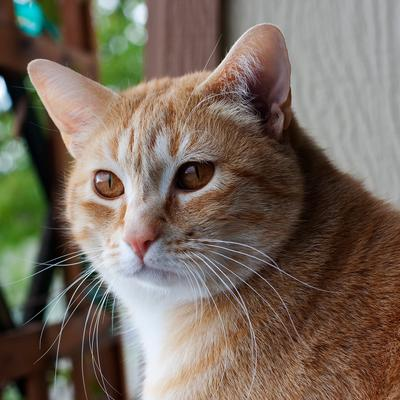
//> input picture exercicio7/gato.jpg, 400 x 400 px
$ ./filtro_homomorfico gato.jpg   (built with g++ and OpenCV 4)
//> lines starting //> are read from the running program, lines starting //| are printed output that depends on the picture
#include <iostream>
#include <opencv2/opencv.hpp>
#include <vector>

#define RADIUS 20

  cv::Mat complexImage, tmp, filter, padded;
  std::vector<cv::Mat> planos;

  int gammaH_slider = 70;
  int gammaH_slider_max = 200;

  int gammaL_slider = 10;
  int gammaL_slider_max = 200;

  //variavel C
  int c_slider = 10;
  int c_slider_max = 200;

  //variavel D0
  int d0_slider = 180;
  int d0_slider_max = 200;

  // valores ideais dos tamanhos da imagem
  // para calculo da DFT
  int dft_M, dft_N;

// troca os quadrantes da imagem da DFT
void deslocaDFT(cv::Mat& image) {
  cv::Mat tmp, A, B, C, D;
  // se a imagem tiver tamanho impar, recorta a regiao para
  // evitar cópias de tamanho desigual
  image = image(cv::Rect(0, 0, image.cols & -2, image.rows & -2));
  int cx = image.cols / 2;
  int cy = image.rows / 2;
  // reorganiza os quadrantes da transformada
  // A B   ->  D C
  // C D       B A
  A = image(cv::Rect(0, 0, cx, cy));
  B = image(cv::Rect(cx, 0, cx, cy));
  C = image(cv::Rect(0, cy, cx, cy));
  D = image(cv::Rect(cx, cy, cx, cy));
  // A <-> D
  A.copyTo(tmp);
  D.copyTo(A);
  tmp.copyTo(D);
  // C <-> B
  C.copyTo(tmp);
  B.copyTo(C);
  tmp.copyTo(B);
}

// tag::on_trackbar_efeito[]
void on_trackbar_efeito(int, void*) {
  filter = cv::Mat(padded.size(), CV_32FC2, cv::Scalar(0));
  tmp = cv::Mat(dft_M, dft_N, CV_32F);
  float c0, d0, gammaH, gammaL, dQuad;
  c0 = (float)c_slider/10.0;
  d0 = (float)d0_slider/10.0;
  gammaH = (float)gammaH_slider/10.0;
  gammaL = (float)gammaL_slider/10.0;
  for(int i=0;i<dft_M;i++){
    for(int j=0;j<dft_N;j++){
      dQuad = pow((float)i - dft_M/2.0, 2) + pow((float)j - dft_N/2.0, 2);
      tmp.at<float>(i,j) = (gammaH - gammaL)*(1 - exp(-1.0*(c0)*(dQuad/(d0*d0)))) + gammaL;
    }
  }

  // cria a matriz com as componentes do filtro e junta
  // ambas em uma matriz multicanal complexa
  cv::Mat comps[] = {tmp, tmp};
  cv::merge(comps, 2, filter);

  cv::Mat cloneComplexImage = complexImage.clone();

  // aplica o filtro de frequencia
  cv::mulSpectrums(cloneComplexImage, filter, cloneComplexImage, 0);

  // troca novamente os quadrantes
  deslocaDFT(cloneComplexImage);

  // calcula a DFT inversa
  cv::idft(cloneComplexImage, cloneComplexImage);

  // limpa o array de planos
  planos.clear();

  // separa as partes real e imaginaria da
  // imagem filtrada
  cv::split(cloneComplexImage, planos);

  // normaliza a parte real para exibicao
  cv::normalize(planos[0], planos[0], 0, 1, cv::NORM_MINMAX);
  cv::imshow("filtroHomomorfico", planos[0]);
}
// end::on_trackbar_efeito[]

int main(int argvc, char** argv) {
  cv::Mat mag;
  cv::Mat image, imagegray, magI;
  cv::Mat_<float> realInput, zeros;
  cv::Mat backgroundImage;
  //char key;

  //  char TrackbarRadiusName[50];
  //  std::strcpy(TrackbarFrequencyName, "Raio");

  image = cv::imread(argv[1], cv::IMREAD_GRAYSCALE);
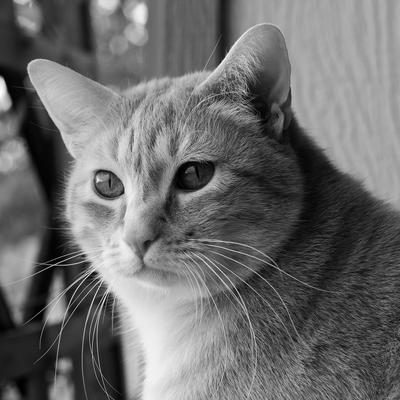
//> image: 400 rows x 400 cols, CV_8UC1; min 0, max 255, mean 108.6
  if(!image.data)
    std::cout << "nao abriu a imagem selecionada" << std::endl;
  resize(image, image, cv::Size(800,600));
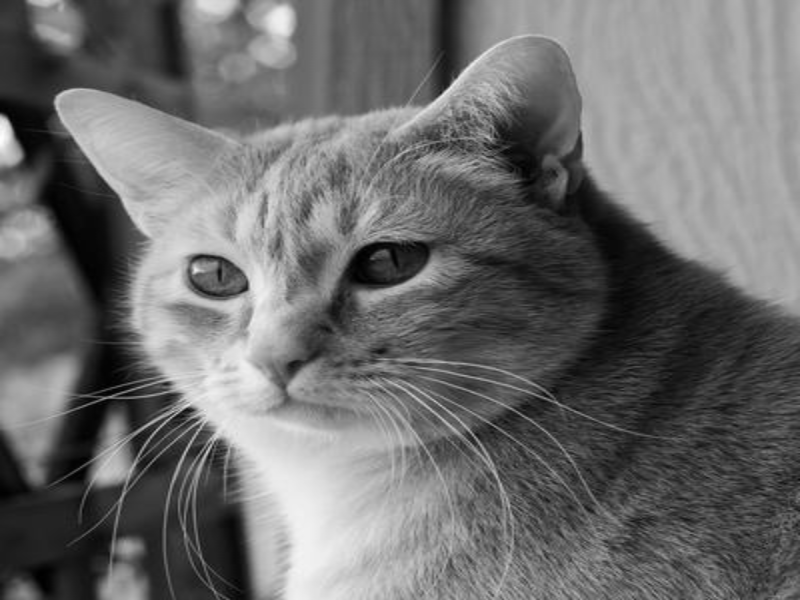
//> image: 600 rows x 800 cols, CV_8UC1; min 0, max 254, mean 108.5
  cv::imshow("original", image);

  // identifica os tamanhos otimos para
  // calculo do FFT
  dft_M = cv::getOptimalDFTSize(image.rows);
//> dft_M = 600
  dft_N = cv::getOptimalDFTSize(image.cols);
//> dft_N = 800

  // realiza o padding da imagem
  cv::copyMakeBorder(image, padded, 0, dft_M - image.rows, 0,
                     dft_N - image.cols, cv::BORDER_CONSTANT,
                     cv::Scalar::all(0));
  //cv::imshow("padded", padded);

  // parte imaginaria da matriz complexa (preenchida com zeros)
  zeros = cv::Mat_<float>::zeros(padded.size());

  // prepara a matriz complexa para ser preenchida
  complexImage = cv::Mat(padded.size(), CV_32FC2, cv::Scalar(0));

  // limpa o array de matrizes que vao compor a
  // imagem complexa
  planos.clear();
  // cria a compoente real
  realInput = cv::Mat_<float>(padded);
  // insere as duas componentes no array de matrizes
  planos.push_back(realInput);
  planos.push_back(zeros);
//> planos[1]: 600 rows x 800 cols, CV_32FC1; every value is 0

  // combina o array de matrizes em uma unica
  // componente complexa
  cv::merge(planos, complexImage);

  // calcula o dft
  cv::dft(complexImage, complexImage);
  // realiza a troca de quadrantes
  deslocaDFT(complexImage);

  cv::namedWindow("filtroHomomorfico", 1);
  cv::createTrackbar("gammaL", "filtroHomomorfico", &gammaL_slider, gammaL_slider_max,
                     on_trackbar_efeito);

  cv::createTrackbar("gammaH", "filtroHomomorfico", &gammaH_slider, gammaH_slider_max,
                     on_trackbar_efeito);

  cv::createTrackbar("C", "filtroHomomorfico", &c_slider, c_slider_max,
                     on_trackbar_efeito);

  cv::createTrackbar("D0", "filtroHomomorfico", &d0_slider, d0_slider_max,
                     on_trackbar_efeito);

  on_trackbar_efeito(gammaL_slider, 0);
//> after the loop in on_trackbar_efeito, `for(int i=0;i<dft_M;i++)`:
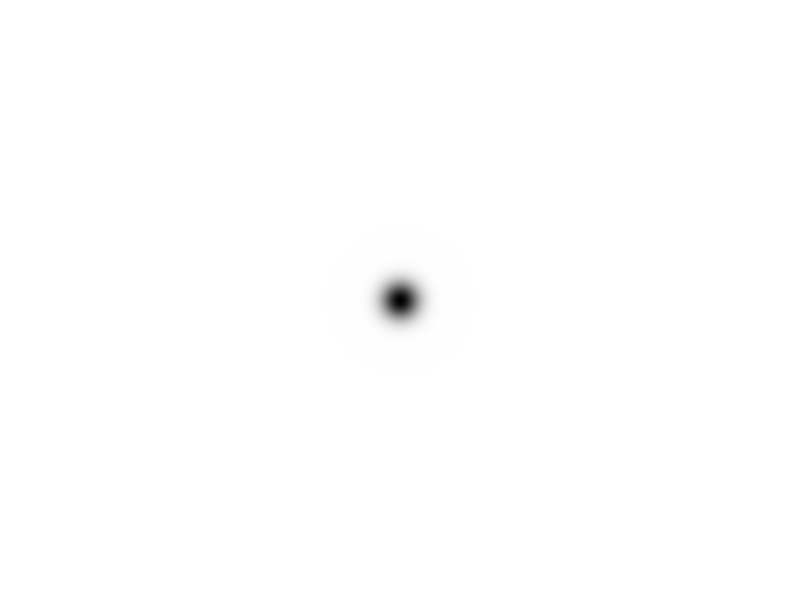
//> tmp: 600 rows x 800 cols, CV_32FC1; min 1, max 7, mean 6.99; drawn with min black and max white
//> in on_trackbar_efeito, `cv::split(cloneComplexImage, planos);`:
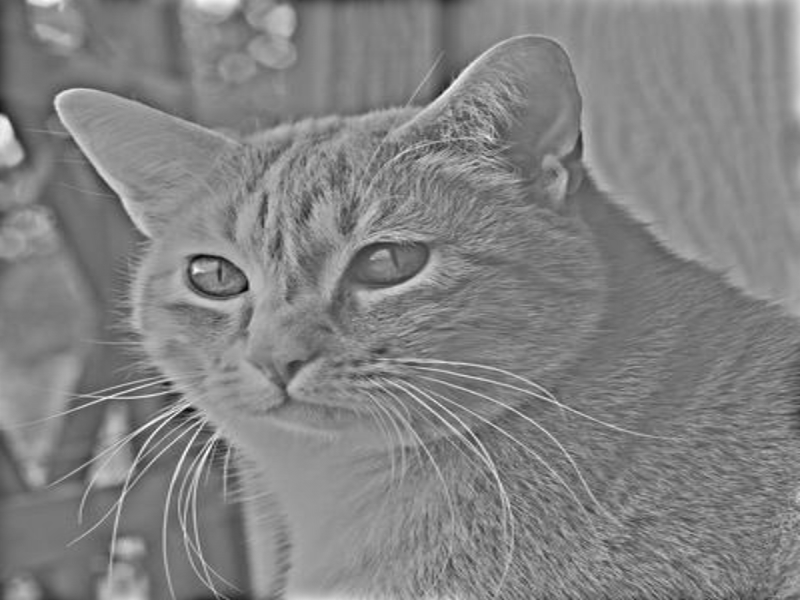
//> planos[0]: 600 rows x 800 cols, CV_32FC1; min -342155712, max 424703808, mean 52098072; drawn with min black and max white

  cv::waitKey(0);
  return 0;
}
